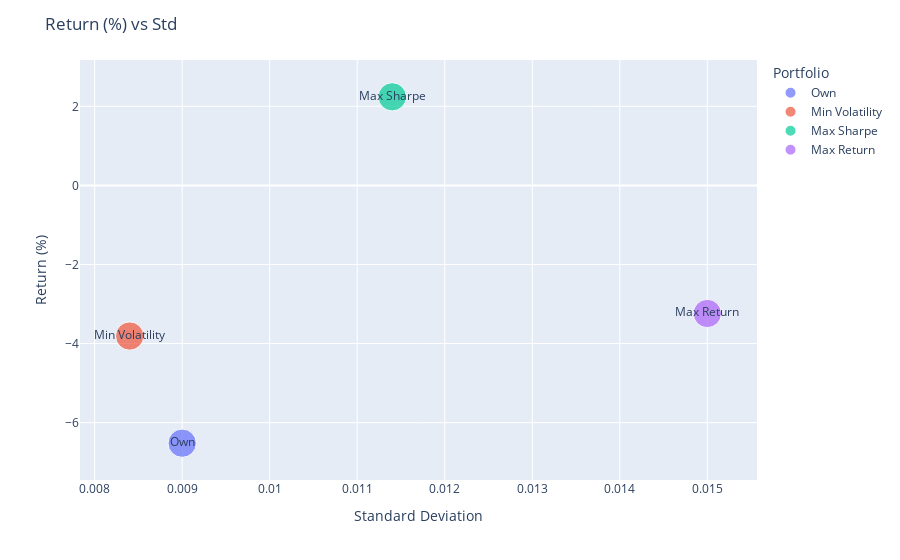

Notebook cell for this chart:
### Code cell
# plot for return and std
fig = px.scatter(df_port_ret_std, x='Std', y='Return (%)', text=df_port_ret_std.index, size=[1]*4, color=df_port_ret_std.index)
fig.update_layout(title='Return (%) vs Std', yaxis_title='Return (%)', xaxis_title='Standard Deviation')
fig.show()

### Figure 1 — Plotly figure (JSON) as saved in the notebook; plotly's stock layout.template omitted (floating-point values rounded to 4 significant figures)
{"data": [{"hovertemplate": "Portfolio=%{text}<br>Std=%{x}<br>Return (%)=%{y}<br>size=%{marker.size}<extra></extra>", "legendgroup": "Own", "marker": {"color": "#636efa", "size": [1], "sizemode": "area", "sizeref": 0.0025, "symbol": "circle"}, "mode": "markers+text", "name": "Own", "orientation": "v", "showlegend": true, "text": ["Own"], "type": "scatter", "x": [0.009], "xaxis": "x", "y": [-6.52], "yaxis": "y"}, {"hovertemplate": "Portfolio=%{text}<br>Std=%{x}<br>Return (%)=%{y}<br>size=%{marker.size}<extra></extra>", "legendgroup": "Min Volatility", "marker": {"color": "#EF553B", "size": [1], "sizemode": "area", "sizeref": 0.0025, "symbol": "circle"}, "mode": "markers+text", "name": "Min Volatility", "orientation": "v", "showlegend": true, "text": ["Min Volatility"], "type": "scatter", "x": [0.0084], "xaxis": "x", "y": [-3.81], "yaxis": "y"}, {"hovertemplate": "Portfolio=%{text}<br>Std=%{x}<br>Return (%)=%{y}<br>size=%{marker.size}<extra></extra>", "legendgroup": "Max Sharpe", "marker": {"color": "#00cc96", "size": [1], "sizemode": "area", "sizeref": 0.0025, "symbol": "circle"}, "mode": "markers+text", "name": "Max Sharpe", "orientation": "v", "showlegend": true, "text": ["Max Sharpe"], "type": "scatter", "x": [0.0114], "xaxis": "x", "y": [2.24], "yaxis": "y"}, {"hovertemplate": "Portfolio=%{text}<br>Std=%{x}<br>Return (%)=%{y}<br>size=%{marker.size}<extra></extra>", "legendgroup": "Max Return", "marker": {"color": "#ab63fa", "size": [1], "sizemode": "area", "sizeref": 0.0025, "symbol": "circle"}, "mode": "markers+text", "name": "Max Return", "orientation": "v", "showlegend": true, "text": ["Max Return"], "type": "scatter", "x": [0.015], "xaxis": "x", "y": [-3.24], "yaxis": "y"}], "layout": {"legend": {"itemsizing": "constant", "title": {"text": "Portfolio"}, "tracegroupgap": 0}, "margin": {"t": 60}, "title": {"text": "Return (%) vs Std"}, "xaxis": {"anchor": "y", "domain": [0, 1], "title": {"text": "Standard Deviation"}}, "yaxis": {"anchor": "x", "domain": [0, 1], "title": {"text": "Return (%)"}}}}
